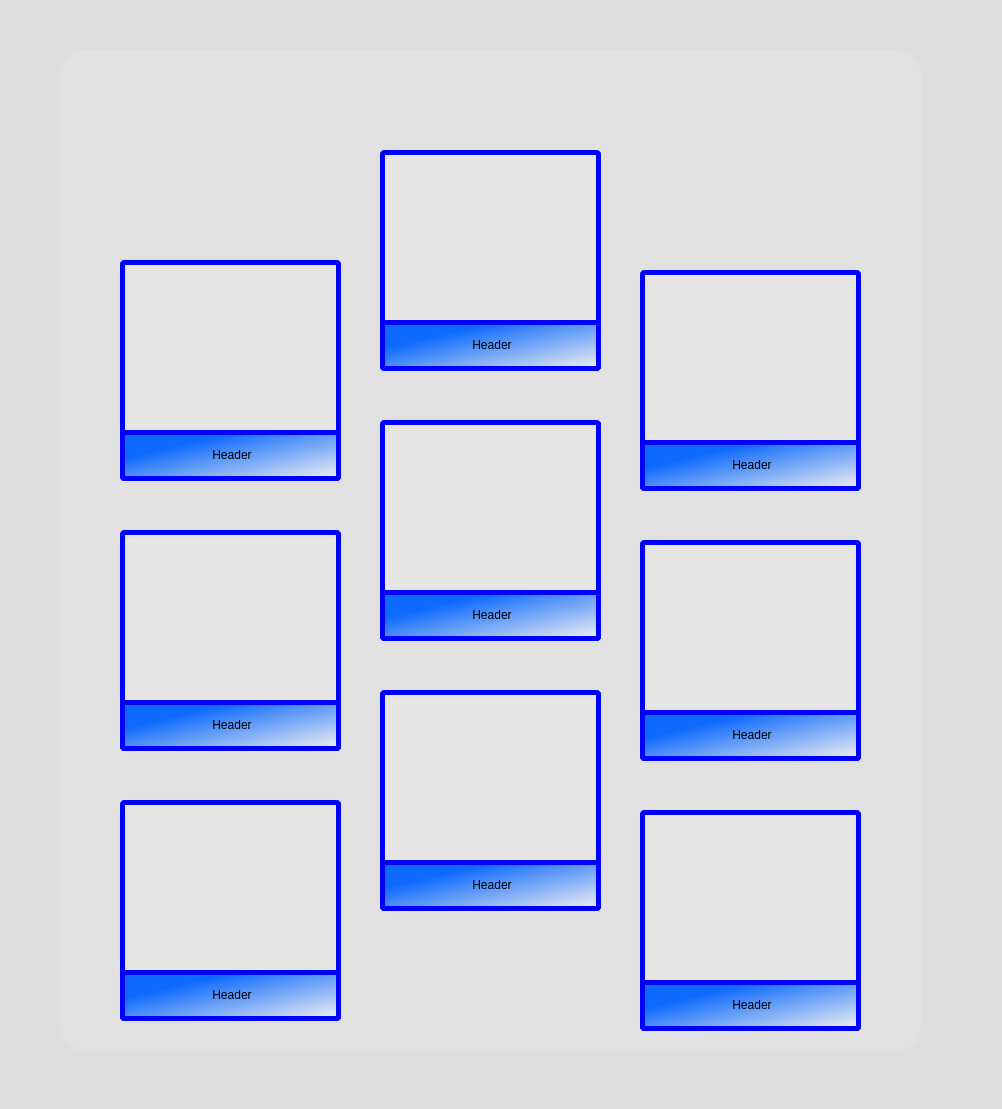
<?xml version="1.0" encoding="UTF-8"?>
<ui version="4.0">
 <class>BarangayDashboard</class>
 <widget class="QWidget" name="BarangayDashboard">
  <property name="geometry">
   <rect>
    <x>0</x>
    <y>0</y>
    <width>1002</width>
    <height>1109</height>
   </rect>
  </property>
  <property name="windowTitle">
   <string>Barangay Admin Dashboard</string>
  </property>
  <property name="styleSheet">
   <string notr="true">background-color: rgb(255, 255, 255);
background-color: rgb(221, 221, 221);</string>
  </property>
  <widget class="QFrame" name="frame">
   <property name="geometry">
    <rect>
     <x>60</x>
     <y>50</y>
     <width>861</width>
     <height>1001</height>
    </rect>
   </property>
   <property name="styleSheet">
    <string notr="true">border-radius: 25px;
background-color: rgb(225, 225, 225);</string>
   </property>
   <property name="frameShape">
    <enum>QFrame::NoFrame</enum>
   </property>
   <widget class="QWidget" name="widget_2" native="true">
    <property name="geometry">
     <rect>
      <x>320</x>
      <y>100</y>
      <width>221</width>
      <height>221</height>
     </rect>
    </property>
    <property name="styleSheet">
     <string notr="true">background-color: rgb(229, 229, 229);

border: 5px solid blue;
border-radius: 5px;
</string>
    </property>
    <widget class="QLabel" name="label_6">
     <property name="geometry">
      <rect>
       <x>0</x>
       <y>170</y>
       <width>221</width>
       <height>51</height>
      </rect>
     </property>
     <property name="styleSheet">
      <string notr="true">
QLabel{
	background-color: qlineargradient(spread:pad, x1:0.231, y1:0.310227, x2:1, y2:1, stop:0 rgba(0, 98, 255, 239), stop:1 rgba(240, 240, 240, 255));
}
</string>
     </property>
     <property name="text">
      <string>&lt;html&gt;&lt;head/&gt;&lt;body&gt;&lt;p align=&quot;center&quot;&gt;Header&lt;/p&gt;&lt;/body&gt;&lt;/html&gt;</string>
     </property>
    </widget>
   </widget>
   <widget class="QWidget" name="widget_10" native="true">
    <property name="geometry">
     <rect>
      <x>60</x>
      <y>210</y>
      <width>221</width>
      <height>221</height>
     </rect>
    </property>
    <property name="styleSheet">
     <string notr="true">background-color: rgb(229, 229, 229);

border: 5px solid blue;
border-radius: 5px;
</string>
    </property>
    <widget class="QLabel" name="label_13">
     <property name="geometry">
      <rect>
       <x>0</x>
       <y>170</y>
       <width>221</width>
       <height>51</height>
      </rect>
     </property>
     <property name="styleSheet">
      <string notr="true">
QLabel{
	background-color: qlineargradient(spread:pad, x1:0.231, y1:0.310227, x2:1, y2:1, stop:0 rgba(0, 98, 255, 239), stop:1 rgba(240, 240, 240, 255));
}
</string>
     </property>
     <property name="text">
      <string>&lt;html&gt;&lt;head/&gt;&lt;body&gt;&lt;p align=&quot;center&quot;&gt;Header&lt;/p&gt;&lt;/body&gt;&lt;/html&gt;</string>
     </property>
    </widget>
   </widget>
   <widget class="QWidget" name="widget_11" native="true">
    <property name="geometry">
     <rect>
      <x>580</x>
      <y>220</y>
      <width>221</width>
      <height>221</height>
     </rect>
    </property>
    <property name="styleSheet">
     <string notr="true">background-color: rgb(229, 229, 229);

border: 5px solid blue;
border-radius: 5px;
</string>
    </property>
    <widget class="QLabel" name="label_14">
     <property name="geometry">
      <rect>
       <x>0</x>
       <y>170</y>
       <width>221</width>
       <height>51</height>
      </rect>
     </property>
     <property name="styleSheet">
      <string notr="true">
QLabel{
	background-color: qlineargradient(spread:pad, x1:0.231, y1:0.310227, x2:1, y2:1, stop:0 rgba(0, 98, 255, 239), stop:1 rgba(240, 240, 240, 255));
}
</string>
     </property>
     <property name="text">
      <string>&lt;html&gt;&lt;head/&gt;&lt;body&gt;&lt;p align=&quot;center&quot;&gt;Header&lt;/p&gt;&lt;/body&gt;&lt;/html&gt;</string>
     </property>
    </widget>
   </widget>
   <widget class="QWidget" name="widget_12" native="true">
    <property name="geometry">
     <rect>
      <x>320</x>
      <y>370</y>
      <width>221</width>
      <height>221</height>
     </rect>
    </property>
    <property name="styleSheet">
     <string notr="true">background-color: rgb(229, 229, 229);

border: 5px solid blue;
border-radius: 5px;
</string>
    </property>
    <widget class="QLabel" name="label_15">
     <property name="geometry">
      <rect>
       <x>0</x>
       <y>170</y>
       <width>221</width>
       <height>51</height>
      </rect>
     </property>
     <property name="styleSheet">
      <string notr="true">
QLabel{
	background-color: qlineargradient(spread:pad, x1:0.231, y1:0.310227, x2:1, y2:1, stop:0 rgba(0, 98, 255, 239), stop:1 rgba(240, 240, 240, 255));
}
</string>
     </property>
     <property name="text">
      <string>&lt;html&gt;&lt;head/&gt;&lt;body&gt;&lt;p align=&quot;center&quot;&gt;Header&lt;/p&gt;&lt;/body&gt;&lt;/html&gt;</string>
     </property>
    </widget>
   </widget>
   <widget class="QWidget" name="widget_13" native="true">
    <property name="geometry">
     <rect>
      <x>60</x>
      <y>480</y>
      <width>221</width>
      <height>221</height>
     </rect>
    </property>
    <property name="styleSheet">
     <string notr="true">background-color: rgb(229, 229, 229);

border: 5px solid blue;
border-radius: 5px;
</string>
    </property>
    <widget class="QLabel" name="label_16">
     <property name="geometry">
      <rect>
       <x>0</x>
       <y>170</y>
       <width>221</width>
       <height>51</height>
      </rect>
     </property>
     <property name="styleSheet">
      <string notr="true">
QLabel{
	background-color: qlineargradient(spread:pad, x1:0.231, y1:0.310227, x2:1, y2:1, stop:0 rgba(0, 98, 255, 239), stop:1 rgba(240, 240, 240, 255));
}
</string>
     </property>
     <property name="text">
      <string>&lt;html&gt;&lt;head/&gt;&lt;body&gt;&lt;p align=&quot;center&quot;&gt;Header&lt;/p&gt;&lt;/body&gt;&lt;/html&gt;</string>
     </property>
    </widget>
   </widget>
   <widget class="QWidget" name="widget_14" native="true">
    <property name="geometry">
     <rect>
      <x>580</x>
      <y>490</y>
      <width>221</width>
      <height>221</height>
     </rect>
    </property>
    <property name="styleSheet">
     <string notr="true">background-color: rgb(229, 229, 229);

border: 5px solid blue;
border-radius: 5px;
</string>
    </property>
    <widget class="QLabel" name="label_17">
     <property name="geometry">
      <rect>
       <x>0</x>
       <y>170</y>
       <width>221</width>
       <height>51</height>
      </rect>
     </property>
     <property name="styleSheet">
      <string notr="true">
QLabel{
	background-color: qlineargradient(spread:pad, x1:0.231, y1:0.310227, x2:1, y2:1, stop:0 rgba(0, 98, 255, 239), stop:1 rgba(240, 240, 240, 255));
}
</string>
     </property>
     <property name="text">
      <string>&lt;html&gt;&lt;head/&gt;&lt;body&gt;&lt;p align=&quot;center&quot;&gt;Header&lt;/p&gt;&lt;/body&gt;&lt;/html&gt;</string>
     </property>
    </widget>
   </widget>
   <widget class="QWidget" name="widget_15" native="true">
    <property name="geometry">
     <rect>
      <x>320</x>
      <y>640</y>
      <width>221</width>
      <height>221</height>
     </rect>
    </property>
    <property name="styleSheet">
     <string notr="true">background-color: rgb(229, 229, 229);

border: 5px solid blue;
border-radius: 5px;
</string>
    </property>
    <widget class="QLabel" name="label_18">
     <property name="geometry">
      <rect>
       <x>0</x>
       <y>170</y>
       <width>221</width>
       <height>51</height>
      </rect>
     </property>
     <property name="styleSheet">
      <string notr="true">
QLabel{
	background-color: qlineargradient(spread:pad, x1:0.231, y1:0.310227, x2:1, y2:1, stop:0 rgba(0, 98, 255, 239), stop:1 rgba(240, 240, 240, 255));
}
</string>
     </property>
     <property name="text">
      <string>&lt;html&gt;&lt;head/&gt;&lt;body&gt;&lt;p align=&quot;center&quot;&gt;Header&lt;/p&gt;&lt;/body&gt;&lt;/html&gt;</string>
     </property>
    </widget>
   </widget>
   <widget class="QWidget" name="widget_16" native="true">
    <property name="geometry">
     <rect>
      <x>60</x>
      <y>750</y>
      <width>221</width>
      <height>221</height>
     </rect>
    </property>
    <property name="styleSheet">
     <string notr="true">background-color: rgb(229, 229, 229);

border: 5px solid blue;
border-radius: 5px;
</string>
    </property>
    <widget class="QLabel" name="label_19">
     <property name="geometry">
      <rect>
       <x>0</x>
       <y>170</y>
       <width>221</width>
       <height>51</height>
      </rect>
     </property>
     <property name="styleSheet">
      <string notr="true">
QLabel{
	background-color: qlineargradient(spread:pad, x1:0.231, y1:0.310227, x2:1, y2:1, stop:0 rgba(0, 98, 255, 239), stop:1 rgba(240, 240, 240, 255));
}
</string>
     </property>
     <property name="text">
      <string>&lt;html&gt;&lt;head/&gt;&lt;body&gt;&lt;p align=&quot;center&quot;&gt;Header&lt;/p&gt;&lt;/body&gt;&lt;/html&gt;</string>
     </property>
    </widget>
   </widget>
   <widget class="QWidget" name="widget_17" native="true">
    <property name="geometry">
     <rect>
      <x>580</x>
      <y>760</y>
      <width>221</width>
      <height>221</height>
     </rect>
    </property>
    <property name="styleSheet">
     <string notr="true">background-color: rgb(229, 229, 229);

border: 5px solid blue;
border-radius: 5px;
</string>
    </property>
    <widget class="QLabel" name="label_20">
     <property name="geometry">
      <rect>
       <x>0</x>
       <y>170</y>
       <width>221</width>
       <height>51</height>
      </rect>
     </property>
     <property name="styleSheet">
      <string notr="true">
QLabel{
	background-color: qlineargradient(spread:pad, x1:0.231, y1:0.310227, x2:1, y2:1, stop:0 rgba(0, 98, 255, 239), stop:1 rgba(240, 240, 240, 255));
}
</string>
     </property>
     <property name="text">
      <string>&lt;html&gt;&lt;head/&gt;&lt;body&gt;&lt;p align=&quot;center&quot;&gt;Header&lt;/p&gt;&lt;/body&gt;&lt;/html&gt;</string>
     </property>
    </widget>
   </widget>
  </widget>
  <widget class="QLabel" name="label_2">
   <property name="geometry">
    <rect>
     <x>90</x>
     <y>60</y>
     <width>861</width>
     <height>1021</height>
    </rect>
   </property>
   <property name="styleSheet">
    <string notr="true">


QLabel {
    background: qlineargradient(
        spread:pad,
        x1:0, y1:0,
        x2:0, y2:1,
        stop:0 rgba(0, 0, 0, 0),
        stop:0.4 rgba(0, 0, 0, 8),
        stop:1 rgba(0, 0, 0, 18)
    );
    border-radius: 25px;
}
</string>
   </property>
   <property name="text">
    <string/>
   </property>
  </widget>
  <zorder>label_2</zorder>
  <zorder>frame</zorder>
 </widget>
 <resources/>
 <connections/>
</ui>
